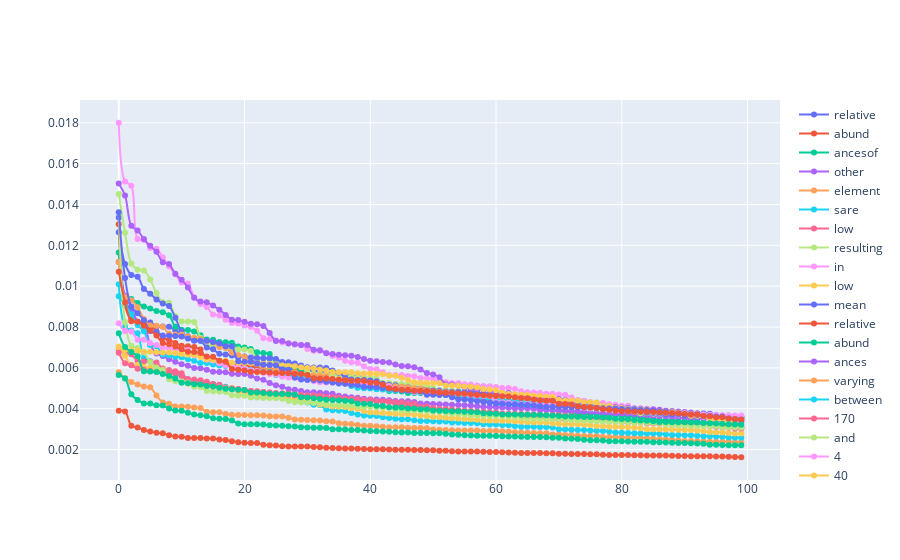

Notebook code for this chart:
### Code cell
max_parad = 100 # max_non_zeroes
slg.util.plot_scatter_line(list(range(max_parad)),parad_data.values[0],sent.split()[0], add_trace=[(list(range(max_parad)), v, t) for v, t in zip(parad_data.values[1:],sent.split()[1:])])

### Figure 1 — Plotly figure (JSON) as saved in the notebook; plotly's stock layout.template omitted (floating-point values rounded to 4 significant figures; data arrays with more than 128 entries replaced by an {"elided": "..."} marker saying what was removed)
{"data": [{"line": {"shape": "spline"}, "mode": "lines+markers", "name": "relative", "type": "scatter", "x": [0, 1, 2, 3, 4, 5, 6, 7, 8, 9, 10, 11, 12, 13, 14, 15, 16, 17, 18, 19, 20, 21, 22, 23, 24, 25, 26, 27, 28, 29, 30, 31, 32, 33, 34, 35, 36, 37, 38, 39, 40, 41, 42, 43, 44, 45, 46, 47, 48, 49, 50, 51, 52, 53, 54, 55, 56, 57, 58, 59, 60, 61, 62, 63, 64, 65, 66, 67, 68, 69, 70, 71, 72, 73, 74, 75, 76, 77, 78, 79, 80, 81, 82, 83, 84, 85, 86, 87, 88, 89, 90, 91, 92, 93, 94, 95, 96, 97, 98, 99], "y": {"elided": "1611 float values"}}, {"line": {"shape": "spline"}, "mode": "lines+markers", "name": "abund", "type": "scatter", "x": [0, 1, 2, 3, 4, 5, 6, 7, 8, 9, 10, 11, 12, 13, 14, 15, 16, 17, 18, 19, 20, 21, 22, 23, 24, 25, 26, 27, 28, 29, 30, 31, 32, 33, 34, 35, 36, 37, 38, 39, 40, 41, 42, 43, 44, 45, 46, 47, 48, 49, 50, 51, 52, 53, 54, 55, 56, 57, 58, 59, 60, 61, 62, 63, 64, 65, 66, 67, 68, 69, 70, 71, 72, 73, 74, 75, 76, 77, 78, 79, 80, 81, 82, 83, 84, 85, 86, 87, 88, 89, 90, 91, 92, 93, 94, 95, 96, 97, 98, 99], "y": {"elided": "1611 float values"}}, {"line": {"shape": "spline"}, "mode": "lines+markers", "name": "ancesof", "type": "scatter", "x": [0, 1, 2, 3, 4, 5, 6, 7, 8, 9, 10, 11, 12, 13, 14, 15, 16, 17, 18, 19, 20, 21, 22, 23, 24, 25, 26, 27, 28, 29, 30, 31, 32, 33, 34, 35, 36, 37, 38, 39, 40, 41, 42, 43, 44, 45, 46, 47, 48, 49, 50, 51, 52, 53, 54, 55, 56, 57, 58, 59, 60, 61, 62, 63, 64, 65, 66, 67, 68, 69, 70, 71, 72, 73, 74, 75, 76, 77, 78, 79, 80, 81, 82, 83, 84, 85, 86, 87, 88, 89, 90, 91, 92, 93, 94, 95, 96, 97, 98, 99], "y": {"elided": "1611 float values"}}, {"line": {"shape": "spline"}, "mode": "lines+markers", "name": "other", "type": "scatter", "x": [0, 1, 2, 3, 4, 5, 6, 7, 8, 9, 10, 11, 12, 13, 14, 15, 16, 17, 18, 19, 20, 21, 22, 23, 24, 25, 26, 27, 28, 29, 30, 31, 32, 33, 34, 35, 36, 37, 38, 39, 40, 41, 42, 43, 44, 45, 46, 47, 48, 49, 50, 51, 52, 53, 54, 55, 56, 57, 58, 59, 60, 61, 62, 63, 64, 65, 66, 67, 68, 69, 70, 71, 72, 73, 74, 75, 76, 77, 78, 79, 80, 81, 82, 83, 84, 85, 86, 87, 88, 89, 90, 91, 92, 93, 94, 95, 96, 97, 98, 99], "y": {"elided": "1611 float values"}}, {"line": {"shape": "spline"}, "mode": "lines+markers", "name": "element", "type": "scatter", "x": [0, 1, 2, 3, 4, 5, 6, 7, 8, 9, 10, 11, 12, 13, 14, 15, 16, 17, 18, 19, 20, 21, 22, 23, 24, 25, 26, 27, 28, 29, 30, 31, 32, 33, 34, 35, 36, 37, 38, 39, 40, 41, 42, 43, 44, 45, 46, 47, 48, 49, 50, 51, 52, 53, 54, 55, 56, 57, 58, 59, 60, 61, 62, 63, 64, 65, 66, 67, 68, 69, 70, 71, 72, 73, 74, 75, 76, 77, 78, 79, 80, 81, 82, 83, 84, 85, 86, 87, 88, 89, 90, 91, 92, 93, 94, 95, 96, 97, 98, 99], "y": {"elided": "1611 float values"}}, {"line": {"shape": "spline"}, "mode": "lines+markers", "name": "sare", "type": "scatter", "x": [0, 1, 2, 3, 4, 5, 6, 7, 8, 9, 10, 11, 12, 13, 14, 15, 16, 17, 18, 19, 20, 21, 22, 23, 24, 25, 26, 27, 28, 29, 30, 31, 32, 33, 34, 35, 36, 37, 38, 39, 40, 41, 42, 43, 44, 45, 46, 47, 48, 49, 50, 51, 52, 53, 54, 55, 56, 57, 58, 59, 60, 61, 62, 63, 64, 65, 66, 67, 68, 69, 70, 71, 72, 73, 74, 75, 76, 77, 78, 79, 80, 81, 82, 83, 84, 85, 86, 87, 88, 89, 90, 91, 92, 93, 94, 95, 96, 97, 98, 99], "y": {"elided": "1611 float values"}}, {"line": {"shape": "spline"}, "mode": "lines+markers", "name": "low", "type": "scatter", "x": [0, 1, 2, 3, 4, 5, 6, 7, 8, 9, 10, 11, 12, 13, 14, 15, 16, 17, 18, 19, 20, 21, 22, 23, 24, 25, 26, 27, 28, 29, 30, 31, 32, 33, 34, 35, 36, 37, 38, 39, 40, 41, 42, 43, 44, 45, 46, 47, 48, 49, 50, 51, 52, 53, 54, 55, 56, 57, 58, 59, 60, 61, 62, 63, 64, 65, 66, 67, 68, 69, 70, 71, 72, 73, 74, 75, 76, 77, 78, 79, 80, 81, 82, 83, 84, 85, 86, 87, 88, 89, 90, 91, 92, 93, 94, 95, 96, 97, 98, 99], "y": {"elided": "1611 float values"}}, {"line": {"shape": "spline"}, "mode": "lines+markers", "name": "resulting", "type": "scatter", "x": [0, 1, 2, 3, 4, 5, 6, 7, 8, 9, 10, 11, 12, 13, 14, 15, 16, 17, 18, 19, 20, 21, 22, 23, 24, 25, 26, 27, 28, 29, 30, 31, 32, 33, 34, 35, 36, 37, 38, 39, 40, 41, 42, 43, 44, 45, 46, 47, 48, 49, 50, 51, 52, 53, 54, 55, 56, 57, 58, 59, 60, 61, 62, 63, 64, 65, 66, 67, 68, 69, 70, 71, 72, 73, 74, 75, 76, 77, 78, 79, 80, 81, 82, 83, 84, 85, 86, 87, 88, 89, 90, 91, 92, 93, 94, 95, 96, 97, 98, 99], "y": {"elided": "1611 float values"}}, {"line": {"shape": "spline"}, "mode": "lines+markers", "name": "in", "type": "scatter", "x": [0, 1, 2, 3, 4, 5, 6, 7, 8, 9, 10, 11, 12, 13, 14, 15, 16, 17, 18, 19, 20, 21, 22, 23, 24, 25, 26, 27, 28, 29, 30, 31, 32, 33, 34, 35, 36, 37, 38, 39, 40, 41, 42, 43, 44, 45, 46, 47, 48, 49, 50, 51, 52, 53, 54, 55, 56, 57, 58, 59, 60, 61, 62, 63, 64, 65, 66, 67, 68, 69, 70, 71, 72, 73, 74, 75, 76, 77, 78, 79, 80, 81, 82, 83, 84, 85, 86, 87, 88, 89, 90, 91, 92, 93, 94, 95, 96, 97, 98, 99], "y": {"elided": "1611 float values"}}, {"line": {"shape": "spline"}, "mode": "lines+markers", "name": "low", "type": "scatter", "x": [0, 1, 2, 3, 4, 5, 6, 7, 8, 9, 10, 11, 12, 13, 14, 15, 16, 17, 18, 19, 20, 21, 22, 23, 24, 25, 26, 27, 28, 29, 30, 31, 32, 33, 34, 35, 36, 37, 38, 39, 40, 41, 42, 43, 44, 45, 46, 47, 48, 49, 50, 51, 52, 53, 54, 55, 56, 57, 58, 59, 60, 61, 62, 63, 64, 65, 66, 67, 68, 69, 70, 71, 72, 73, 74, 75, 76, 77, 78, 79, 80, 81, 82, 83, 84, 85, 86, 87, 88, 89, 90, 91, 92, 93, 94, 95, 96, 97, 98, 99], "y": {"elided": "1611 float values"}}, {"line": {"shape": "spline"}, "mode": "lines+markers", "name": "mean", "type": "scatter", "x": [0, 1, 2, 3, 4, 5, 6, 7, 8, 9, 10, 11, 12, 13, 14, 15, 16, 17, 18, 19, 20, 21, 22, 23, 24, 25, 26, 27, 28, 29, 30, 31, 32, 33, 34, 35, 36, 37, 38, 39, 40, 41, 42, 43, 44, 45, 46, 47, 48, 49, 50, 51, 52, 53, 54, 55, 56, 57, 58, 59, 60, 61, 62, 63, 64, 65, 66, 67, 68, 69, 70, 71, 72, 73, 74, 75, 76, 77, 78, 79, 80, 81, 82, 83, 84, 85, 86, 87, 88, 89, 90, 91, 92, 93, 94, 95, 96, 97, 98, 99], "y": {"elided": "1611 float values"}}, {"line": {"shape": "spline"}, "mode": "lines+markers", "name": "relative", "type": "scatter", "x": [0, 1, 2, 3, 4, 5, 6, 7, 8, 9, 10, 11, 12, 13, 14, 15, 16, 17, 18, 19, 20, 21, 22, 23, 24, 25, 26, 27, 28, 29, 30, 31, 32, 33, 34, 35, 36, 37, 38, 39, 40, 41, 42, 43, 44, 45, 46, 47, 48, 49, 50, 51, 52, 53, 54, 55, 56, 57, 58, 59, 60, 61, 62, 63, 64, 65, 66, 67, 68, 69, 70, 71, 72, 73, 74, 75, 76, 77, 78, 79, 80, 81, 82, 83, 84, 85, 86, 87, 88, 89, 90, 91, 92, 93, 94, 95, 96, 97, 98, 99], "y": {"elided": "1611 float values"}}, {"line": {"shape": "spline"}, "mode": "lines+markers", "name": "abund", "type": "scatter", "x": [0, 1, 2, 3, 4, 5, 6, 7, 8, 9, 10, 11, 12, 13, 14, 15, 16, 17, 18, 19, 20, 21, 22, 23, 24, 25, 26, 27, 28, 29, 30, 31, 32, 33, 34, 35, 36, 37, 38, 39, 40, 41, 42, 43, 44, 45, 46, 47, 48, 49, 50, 51, 52, 53, 54, 55, 56, 57, 58, 59, 60, 61, 62, 63, 64, 65, 66, 67, 68, 69, 70, 71, 72, 73, 74, 75, 76, 77, 78, 79, 80, 81, 82, 83, 84, 85, 86, 87, 88, 89, 90, 91, 92, 93, 94, 95, 96, 97, 98, 99], "y": {"elided": "1611 float values"}}, {"line": {"shape": "spline"}, "mode": "lines+markers", "name": "ances", "type": "scatter", "x": [0, 1, 2, 3, 4, 5, 6, 7, 8, 9, 10, 11, 12, 13, 14, 15, 16, 17, 18, 19, 20, 21, 22, 23, 24, 25, 26, 27, 28, 29, 30, 31, 32, 33, 34, 35, 36, 37, 38, 39, 40, 41, 42, 43, 44, 45, 46, 47, 48, 49, 50, 51, 52, 53, 54, 55, 56, 57, 58, 59, 60, 61, 62, 63, 64, 65, 66, 67, 68, 69, 70, 71, 72, 73, 74, 75, 76, 77, 78, 79, 80, 81, 82, 83, 84, 85, 86, 87, 88, 89, 90, 91, 92, 93, 94, 95, 96, 97, 98, 99], "y": {"elided": "1611 float values"}}, {"line": {"shape": "spline"}, "mode": "lines+markers", "name": "varying", "type": "scatter", "x": [0, 1, 2, 3, 4, 5, 6, 7, 8, 9, 10, 11, 12, 13, 14, 15, 16, 17, 18, 19, 20, 21, 22, 23, 24, 25, 26, 27, 28, 29, 30, 31, 32, 33, 34, 35, 36, 37, 38, 39, 40, 41, 42, 43, 44, 45, 46, 47, 48, 49, 50, 51, 52, 53, 54, 55, 56, 57, 58, 59, 60, 61, 62, 63, 64, 65, 66, 67, 68, 69, 70, 71, 72, 73, 74, 75, 76, 77, 78, 79, 80, 81, 82, 83, 84, 85, 86, 87, 88, 89, 90, 91, 92, 93, 94, 95, 96, 97, 98, 99], "y": {"elided": "1611 float values"}}, {"line": {"shape": "spline"}, "mode": "lines+markers", "name": "between", "type": "scatter", "x": [0, 1, 2, 3, 4, 5, 6, 7, 8, 9, 10, 11, 12, 13, 14, 15, 16, 17, 18, 19, 20, 21, 22, 23, 24, 25, 26, 27, 28, 29, 30, 31, 32, 33, 34, 35, 36, 37, 38, 39, 40, 41, 42, 43, 44, 45, 46, 47, 48, 49, 50, 51, 52, 53, 54, 55, 56, 57, 58, 59, 60, 61, 62, 63, 64, 65, 66, 67, 68, 69, 70, 71, 72, 73, 74, 75, 76, 77, 78, 79, 80, 81, 82, 83, 84, 85, 86, 87, 88, 89, 90, 91, 92, 93, 94, 95, 96, 97, 98, 99], "y": {"elided": "1611 float values"}}, {"line": {"shape": "spline"}, "mode": "lines+markers", "name": "170", "type": "scatter", "x": [0, 1, 2, 3, 4, 5, 6, 7, 8, 9, 10, 11, 12, 13, 14, 15, 16, 17, 18, 19, 20, 21, 22, 23, 24, 25, 26, 27, 28, 29, 30, 31, 32, 33, 34, 35, 36, 37, 38, 39, 40, 41, 42, 43, 44, 45, 46, 47, 48, 49, 50, 51, 52, 53, 54, 55, 56, 57, 58, 59, 60, 61, 62, 63, 64, 65, 66, 67, 68, 69, 70, 71, 72, 73, 74, 75, 76, 77, 78, 79, 80, 81, 82, 83, 84, 85, 86, 87, 88, 89, 90, 91, 92, 93, 94, 95, 96, 97, 98, 99], "y": {"elided": "1611 float values"}}, {"line": {"shape": "spline"}, "mode": "lines+markers", "name": "and", "type": "scatter", "x": [0, 1, 2, 3, 4, 5, 6, 7, 8, 9, 10, 11, 12, 13, 14, 15, 16, 17, 18, 19, 20, 21, 22, 23, 24, 25, 26, 27, 28, 29, 30, 31, 32, 33, 34, 35, 36, 37, 38, 39, 40, 41, 42, 43, 44, 45, 46, 47, 48, 49, 50, 51, 52, 53, 54, 55, 56, 57, 58, 59, 60, 61, 62, 63, 64, 65, 66, 67, 68, 69, 70, 71, 72, 73, 74, 75, 76, 77, 78, 79, 80, 81, 82, 83, 84, 85, 86, 87, 88, 89, 90, 91, 92, 93, 94, 95, 96, 97, 98, 99], "y": {"elided": "1611 float values"}}, {"line": {"shape": "spline"}, "mode": "lines+markers", "name": "4", "type": "scatter", "x": [0, 1, 2, 3, 4, 5, 6, 7, 8, 9, 10, 11, 12, 13, 14, 15, 16, 17, 18, 19, 20, 21, 22, 23, 24, 25, 26, 27, 28, 29, 30, 31, 32, 33, 34, 35, 36, 37, 38, 39, 40, 41, 42, 43, 44, 45, 46, 47, 48, 49, 50, 51, 52, 53, 54, 55, 56, 57, 58, 59, 60, 61, 62, 63, 64, 65, 66, 67, 68, 69, 70, 71, 72, 73, 74, 75, 76, 77, 78, 79, 80, 81, 82, 83, 84, 85, 86, 87, 88, 89, 90, 91, 92, 93, 94, 95, 96, 97, 98, 99], "y": {"elided": "1611 float values"}}, {"line": {"shape": "spline"}, "mode": "lines+markers", "name": "40", "type": "scatter", "x": [0, 1, 2, 3, 4, 5, 6, 7, 8, 9, 10, 11, 12, 13, 14, 15, 16, 17, 18, 19, 20, 21, 22, 23, 24, 25, 26, 27, 28, 29, 30, 31, 32, 33, 34, 35, 36, 37, 38, 39, 40, 41, 42, 43, 44, 45, 46, 47, 48, 49, 50, 51, 52, 53, 54, 55, 56, 57, 58, 59, 60, 61, 62, 63, 64, 65, 66, 67, 68, 69, 70, 71, 72, 73, 74, 75, 76, 77, 78, 79, 80, 81, 82, 83, 84, 85, 86, 87, 88, 89, 90, 91, 92, 93, 94, 95, 96, 97, 98, 99], "y": {"elided": "1611 float values"}}, {"line": {"shape": "spline"}, "mode": "lines+markers", "name": "percent", "type": "scatter", "x": [0, 1, 2, 3, 4, 5, 6, 7, 8, 9, 10, 11, 12, 13, 14, 15, 16, 17, 18, 19, 20, 21, 22, 23, 24, 25, 26, 27, 28, 29, 30, 31, 32, 33, 34, 35, 36, 37, 38, 39, 40, 41, 42, 43, 44, 45, 46, 47, 48, 49, 50, 51, 52, 53, 54, 55, 56, 57, 58, 59, 60, 61, 62, 63, 64, 65, 66, 67, 68, 69, 70, 71, 72, 73, 74, 75, 76, 77, 78, 79, 80, 81, 82, 83, 84, 85, 86, 87, 88, 89, 90, 91, 92, 93, 94, 95, 96, 97, 98, 99], "y": {"elided": "1611 float values"}}, {"line": {"shape": "spline"}, "mode": "lines+markers", "name": "table", "type": "scatter", "x": [0, 1, 2, 3, 4, 5, 6, 7, 8, 9, 10, 11, 12, 13, 14, 15, 16, 17, 18, 19, 20, 21, 22, 23, 24, 25, 26, 27, 28, 29, 30, 31, 32, 33, 34, 35, 36, 37, 38, 39, 40, 41, 42, 43, 44, 45, 46, 47, 48, 49, 50, 51, 52, 53, 54, 55, 56, 57, 58, 59, 60, 61, 62, 63, 64, 65, 66, 67, 68, 69, 70, 71, 72, 73, 74, 75, 76, 77, 78, 79, 80, 81, 82, 83, 84, 85, 86, 87, 88, 89, 90, 91, 92, 93, 94, 95, 96, 97, 98, 99], "y": {"elided": "1611 float values"}}, {"line": {"shape": "spline"}, "mode": "lines+markers", "name": "23", "type": "scatter", "x": [0, 1, 2, 3, 4, 5, 6, 7, 8, 9, 10, 11, 12, 13, 14, 15, 16, 17, 18, 19, 20, 21, 22, 23, 24, 25, 26, 27, 28, 29, 30, 31, 32, 33, 34, 35, 36, 37, 38, 39, 40, 41, 42, 43, 44, 45, 46, 47, 48, 49, 50, 51, 52, 53, 54, 55, 56, 57, 58, 59, 60, 61, 62, 63, 64, 65, 66, 67, 68, 69, 70, 71, 72, 73, 74, 75, 76, 77, 78, 79, 80, 81, 82, 83, 84, 85, 86, 87, 88, 89, 90, 91, 92, 93, 94, 95, 96, 97, 98, 99], "y": {"elided": "1611 float values"}}], "layout": {"title": {}, "xaxis": {"title": {}}, "yaxis": {"title": {}}}}
